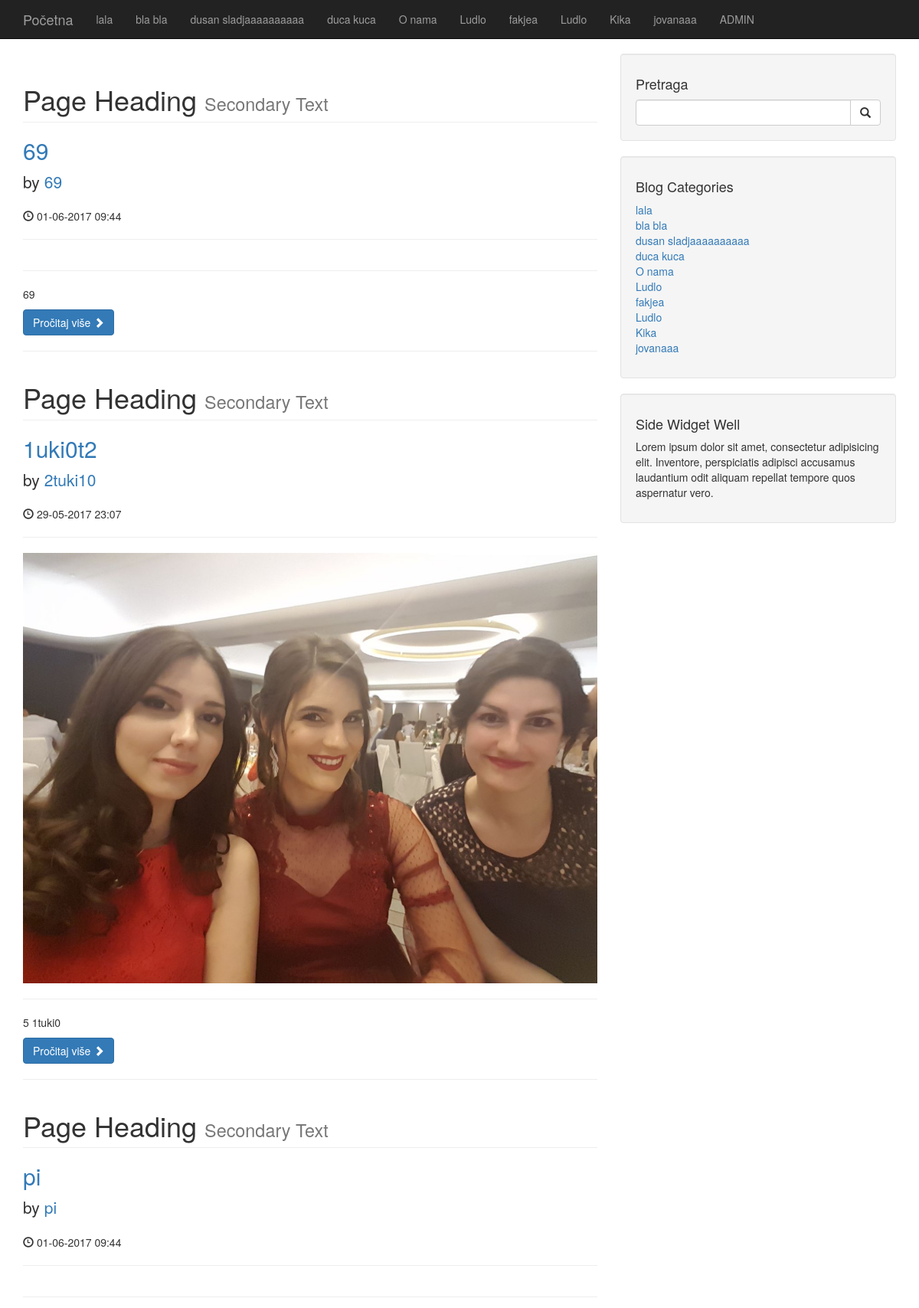
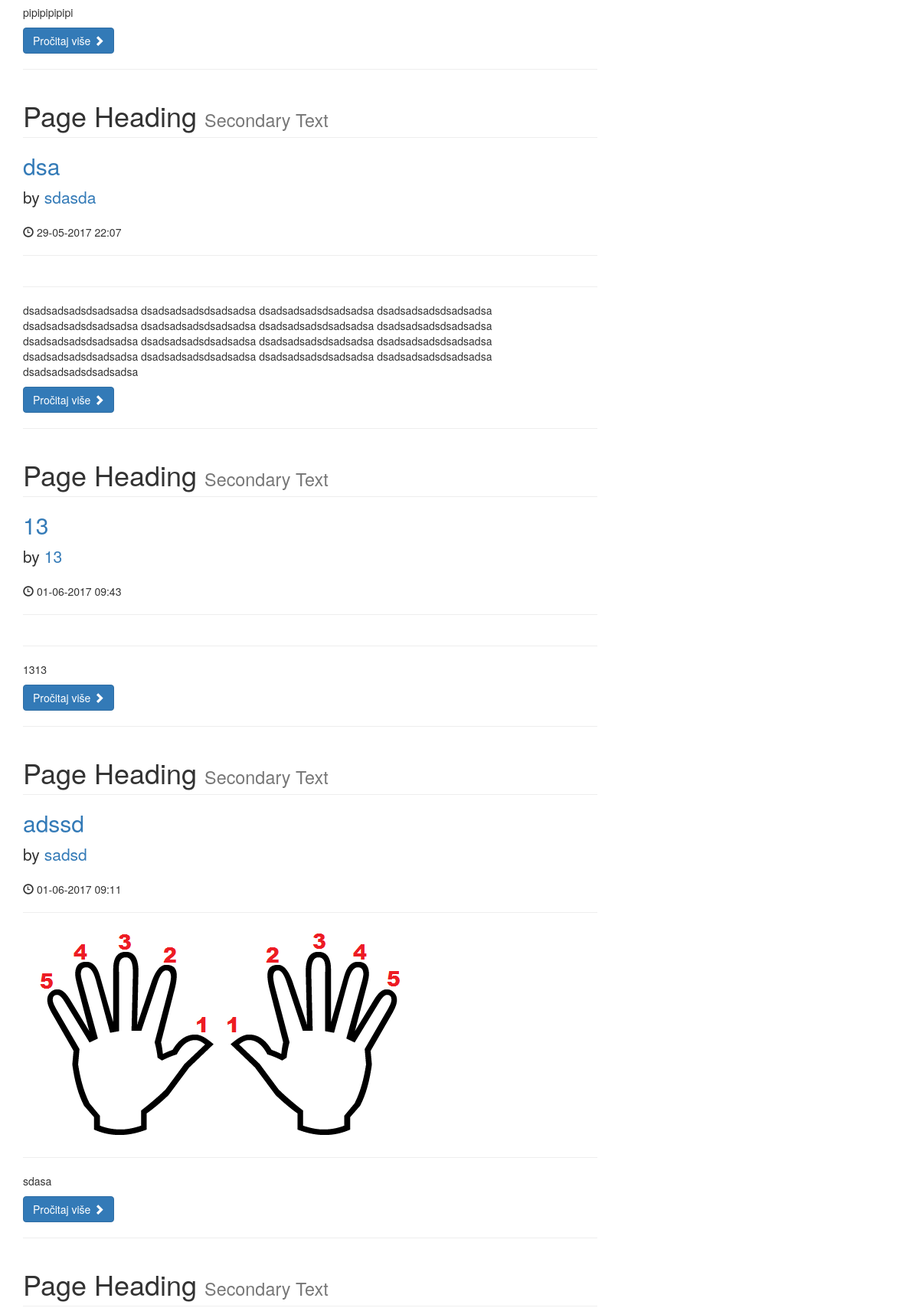
The page / (upper part) on the database its author committed (2 pictures, top to bottom).
### tables this page shows
CREATE TABLE `categories` (
  `cat_id` int(255) NOT NULL,
  `cat_title` varchar(255) NOT NULL
);

CREATE TABLE `posts` (
  `post_id` int(3) NOT NULL,
  `post_title` varchar(255) NOT NULL,
  `post_cat_id` int(255) NOT NULL,
  `post_author` varchar(255) NOT NULL,
  `post_date` timestamp NULL DEFAULT CURRENT_TIMESTAMP,
  `post_image` text NOT NULL,
  `post_content` text NOT NULL,
  `post_tags` varchar(255) NOT NULL,
  `post_comment_count` int(11) NOT NULL DEFAULT '0',
  `post_status` varchar(255) NOT NULL DEFAULT 'draft'
);

### index.php (the view, shortened to what this page needs)
 <?php
 include"includes/header.php";
 include "includes/db.php";
 ?>
 <?php include "includes/navigation.php";?>
 <div class="container">
     <div class="row">
       <div class="col-md-8">
         <?php
         $query="SELECT * from posts";
         $result=$mysqli->query($query);
         while($row=$result->fetch_assoc()){
         $post_title=$row['post_title'];
         $post_author=$row['post_author'];
         $post_date=date("d-m-Y H:i", strtotime($row['post_date']));
         $post_image=$row['post_image'];
         $post_content=$row['post_content'];
     ?>
     <h1 class="page-header">
         Page Heading
         <small>Secondary Text</small>
     </h1>
     <h2>
         <a href="#"> <?php echo "$post_title" ?> </a>
     </h2>
     <p class="lead">
         by <a href="index.php"> <?php echo "$post_author" ?> </a>
     </p>
     <p><span class="glyphicon glyphicon-time"></span> <?php echo "$post_date" ?> </p>
     <hr>
     <img class="img-responsive" src=images/<?php echo "$post_image" ?> alt="">
     <hr>
     <p> <?php echo "$post_content" ?> </p>
     <a class="btn btn-primary" href="#"> Pročitaj više <span class="glyphicon glyphicon-chevron-right"></span></a>
     <hr>
<?php } ?>
 </div>
         <?php include "includes/sidebar.php"; ?>
         <?php include "includes/footer.php"; ?>

### includes/navigation.php (shortened to what this page needs)
<nav class="navbar navbar-inverse navbar-fixed-top" role="navigation">
        <div class="container">
            <div class="navbar-header">
                <a class="navbar-brand" href="index.php">Početna  </a>
            </div>
            <div class="collapse navbar-collapse" id="bs-example-navbar-collapse-1">
                <ul class="nav navbar-nav">
        <?php
            $query="SELECT * FROM categories";
            $result=$mysqli->query($query);
            while ($row=$result->fetch_assoc()) {
                $cat_title=$row['cat_title'];
                echo "<li> <a href='#'> {$cat_title}  </a> </li>";
          }
        ?>
                    <li>
                        <a href="admin"> ADMIN</a>
                    </li>
                </ul>
            </div>
        </div>
    </nav>

### includes/sidebar.php
<div class="col-md-4">
    <div class="well">
        <h4>Pretraga</h4>
        <form action="search.php" method="post">
            <div class="input-group">
                <input name="search" type="text" class="form-control">
                <span class="input-group-btn">
                    <button name="submit" class="btn btn-default" type="submit">
                        <span class="glyphicon glyphicon-search"></span>
                    </button>
                </span>
            </div>
        </form>
    </div>
    <div class="well">
        <h4>Blog Categories</h4>
        <div class="row">
            <div class="col-lg-12">
                <ul class="list-unstyled">
                    <?php
                    $query="SELECT * from categories LIMIT 10";
                    $result=$mysqli->query($query);
                    while ($row=$result->fetch_assoc()) {
                        $cat_id=$row['cat_id'];
                        $cat_title=$row['cat_title'];
                        ?>
                        <li><a href="categories.php?category=<?php echo $cat_id; ?>"><?php echo "$cat_title"; ?> </a>
                        </li>
                        <?php } ?>
                    </ul>
                </div>
            </div>
        </div>
        <?php include "widget.php" ?>
    </div>
</div>

### css/blog-home.css (style rules this page uses)
body { padding-top: 70px; }

### rows shown on the page
categories: cat_title "lala"
categories: cat_title "bla bla"
categories: cat_title "dusan sladjaaaaaaaaaa"
categories: cat_title "duca kuca"
categories: cat_title "O nama"
categories: cat_title "Ludlo"
categories: cat_title "fakjea"
categories: cat_title "Ludlo"
categories: cat_title "Kika"
categories: cat_title "jovanaaa"
posts: post_title "69", post_author "69", post_date "01-06-2017 09:44", post_content "69"
posts: post_title "1uki0t2", post_author "2tuki10", post_date "29-05-2017 23:07", post_image (picture), post_content "5 1tuki0"
posts: post_title "pi", post_author "pi", post_date "01-06-2017 09:44", post_content "pipipipipipi"
posts: post_title "dsa", post_author "sdasda", post_date "29-05-2017 22:07", post_content "dsadsadsadsdsadsadsa dsadsadsadsdsadsadsa dsadsadsadsdsadsadsa dsadsadsadsdsadsadsa dsadsadsadsdsadsadsa dsadsadsadsdsadsadsa dsadsadsadsdsadsadsa dsadsadsadsdsadsadsa dsadsadsadsdsadsadsa dsadsadsadsdsadsadsa dsadsadsadsdsadsadsa dsadsadsadsdsadsadsa dsadsadsadsdsadsadsa dsadsadsadsdsadsadsa dsadsadsadsdsadsadsa dsadsadsadsdsadsadsa dsadsadsadsdsadsadsa"
posts: post_title "13", post_author "13", post_date "01-06-2017 09:43", post_content "1313"
posts: post_title "adssd", post_author "sadsd", post_date "01-06-2017 09:11", post_image (picture), post_content "sdasa"
